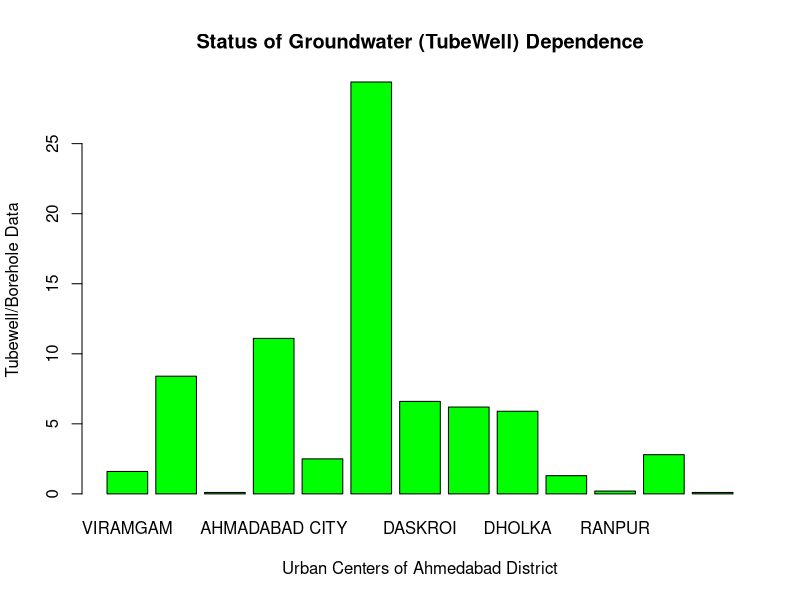

Generate this figure with R:
# 3. What is the status of groundwater (Tubewell) dependence in urban centres of Ahmedabad district?

# Importing Data
Water_Data = read.csv("water_data.csv")

# Selecting Tubewell from Ahmedabad District
Tubwell = Water_Data$Tubewell.Borehole[1:13]

# Plotting
barplot(Tubwell,
        names.arg = Water_Data$Sub.District.Name[1:13],
        main = "Status of Groundwater (TubeWell) Dependence",
        xlab = "Urban Centers of Ahmedabad District",
        ylab = "Tubewell/Borehole Data",
        col = "green")
